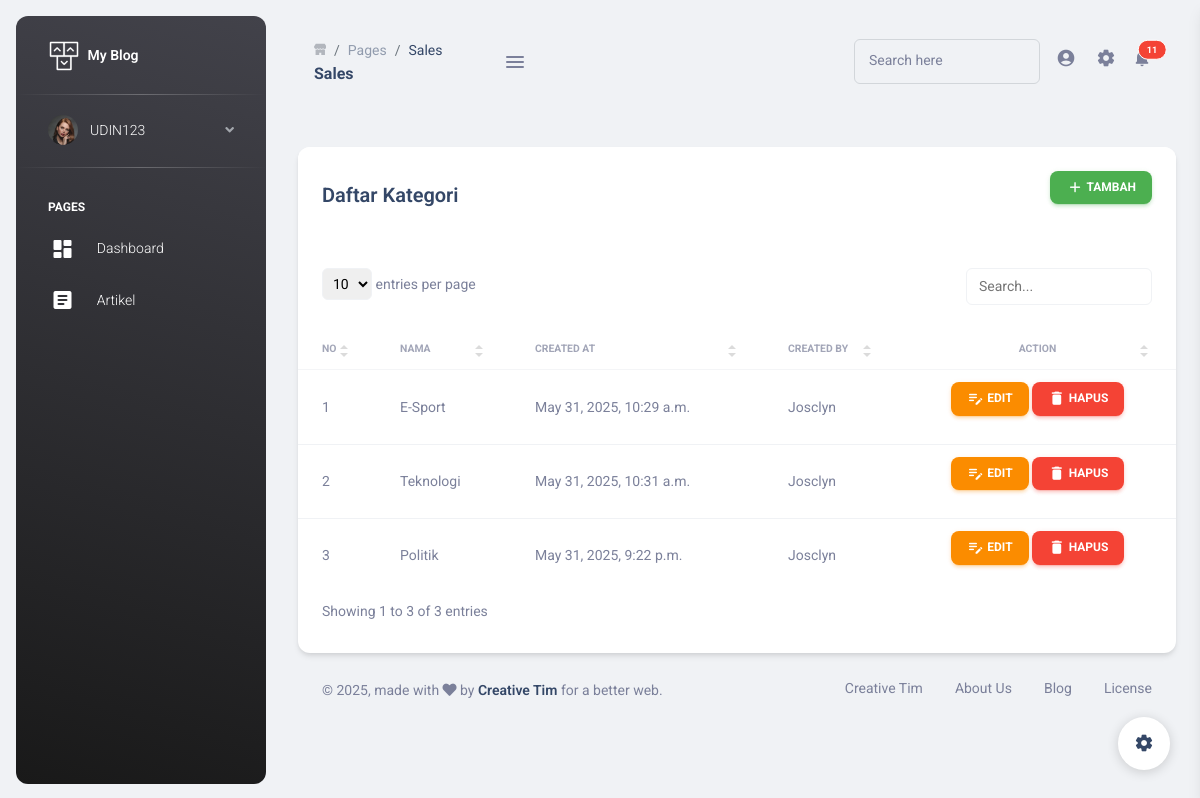
The page /dashboard/operator/kategori/list (signed in) on the database its author committed.
### artikels/models.py (models this page shows, shortened)
class Kategori(models.Model):
    nama = models.CharField(max_length=100)
    created_at = models.DateTimeField(auto_now_add=True)
    created_by = models.ForeignKey(User, on_delete=models.CASCADE)

### artikels/views.py (the view)
# urls.py: path('operator/kategori/list', admin_kategori_list, name='admin_kategori_list'),
@login_required(login_url='/auth-login')
@user_passes_test(in_operator, login_url='/')
def admin_kategori_list(request):
    template_name = "dashboard/admin/kategori_list.html"
    kategori = Kategori.objects.all()
    context = {
        "kategori": kategori
    }
    return render(request, template_name, context)

### artikels/templatetags/auth_extras.py (called while the page is built)
@register.filter(name='has_group')
def has_group(user, group_name):
    try:
        group = Group.objects.get(name=group_name)
    except:
        group = Group.objects.create(name=group_name)
    return True if group in user.groups.all() else False

### artikels/views.py (called while the page is built)
def in_operator(user):
    get_user = user.groups.filter(name='Operator').count()
    if get_user > 0:
        return False
    else:
        return True

### templates/dashboard/admin/kategori_list.html (shortened to what this page needs)
{% extends "dashboard/base.html" %}
{% load static %}
{% block content %}
<div class="row mt-4">
        <div class="col-12">
          <div class="card">
            <div class="card-header">
            <div class="d-flex justify-content-between align-items-center">
              <h5 class="mb-0">Daftar Kategori</h5>
              <a class="btn btn-success px-3 py-2" href="{% url 'admin_kategori_tambah' %}"><i class="material-icons">add</i> Tambah</a>
            </div>
            </div>
            <div class="table-responsive">
              <table class="table table-flush" id="datatable-search">
                <thead class="thead-light">
                  <tr>
                    <th>No</th>
                    <th>Nama</th>
                    <th>Created at</th>
                    <th>Created by</th>
                    <th class="text-center">Action</th>
                  </tr>
                </thead>
                <tbody>
                {% for kat in kategori %}
                  <tr>
                    <td class="text-sm font-weight-normal">{{forloop.counter}}</td>
                    <td class="text-sm font-weight-normal">{{kat.nama}}</td>
                    <td class="text-sm font-weight-normal">{{kat.created_at}}</td>
                    <td class="text-sm font-weight-normal">{{kat.created_by}}</td>
                    <td class="text-sm font-weight-normal text-center">
                      <a class="btn btn-warning px-3 py-2" href="{% url 'admin_kategori_update' kat.id %}"><i class="material-icons">edit_note</i> Edit</a>
                      <a class="btn btn-danger px-3 py-2" onClick="return confirm('Yakin ingin menghapus?')" href="{% url 'admin_kategori_delete' kat.id %}"><i class="material-icons">delete</i> Hapus</a>
                    </td>
                  </tr>
                  {% endfor %}
                </tbody>
              </table>
            </div>
          </div>
        </div>
      </div>
{% endblock  %}

### templates/dashboard/menu.html (shortened to what this page needs)
{% load static %}
{% load auth_extras %}
  <aside class="sidenav navbar navbar-vertical navbar-expand-xs border-0 border-radius-xl my-3 fixed-start ms-3   bg-gradient-dark" id="sidenav-main">
    <div class="sidenav-header">
      <a class="navbar-brand m-0" href=" https://demos.creative-tim.com/material-dashboard-pro/pages/dashboards/analytics.html " target="_blank">
        <img src="{% static 'dashboard/assets/img/logo-ct.png' %}" class="navbar-brand-img h-100" alt="main_logo">
        <span class="ms-1 font-weight-bold text-white">My Blog</span>
      </a>
    </div>
    <hr class="horizontal light mt-0 mb-2">
    <div class="collapse navbar-collapse  w-auto h-auto max-height-vh-100 h-100" id="sidenav-collapse-main">
      <ul class="navbar-nav">
        <li class="nav-item mb-2 mt-0">
          <a data-bs-toggle="collapse" href="#ProfileNav" class="nav-link text-white" aria-controls="ProfileNav" role="button" aria-expanded="false">
            <img src="{% static 'dashboard/assets/img/team-3.jpg' %}" class="avatar">
            <span class="nav-link-text ms-2 ps-1">{{ user }}</span>
          </a>
        </li>
        <hr class="horizontal light mt-0">
        <li class="nav-item mt-3">
          <h6 class="ps-4  ms-2 text-uppercase text-xs font-weight-bolder text-white">pages</h6>
        </li>
        <li class="nav-item">
          <a href="{% url 'dashboard' %}" class="nav-link text-white" aria-controls="pagesExamples" role="button" aria-expanded="false">
            <i class="material-icons-round {% if page.brand == 'RTL' %}ms-2{% else %} me-2{% endif %}">dashboard</i>
            <span class="nav-link-text ms-2 ps-1">Dashboard</span>
          </a>
        </li>
        <li class="nav-item">
          <a href="{% url 'artikel_list' %}" class="nav-link text-white " aria-controls="applicationsExamples" role="button" aria-expanded="false">
            <i class="material-icons-round {% if page.brand == 'RTL' %}ms-2{% else %} me-2{% endif %}">article</i>
            <span class="nav-link-text ms-2 ps-1">Artikel</span>
          </a>
        </li>
      </ul>
    </div>
  </aside>

### rows shown on the page
Kategori: nama "E-Sport", created_at "May 31, 2025, 10:29 a.m.", created_by "Josclyn"
Kategori: nama "Teknologi", created_at "May 31, 2025, 10:31 a.m.", created_by "Josclyn"
Kategori: nama "Politik", created_at "May 31, 2025, 9:22 p.m.", created_by "Josclyn"

### other values the page prints
{{ user }} "UDIN123"
